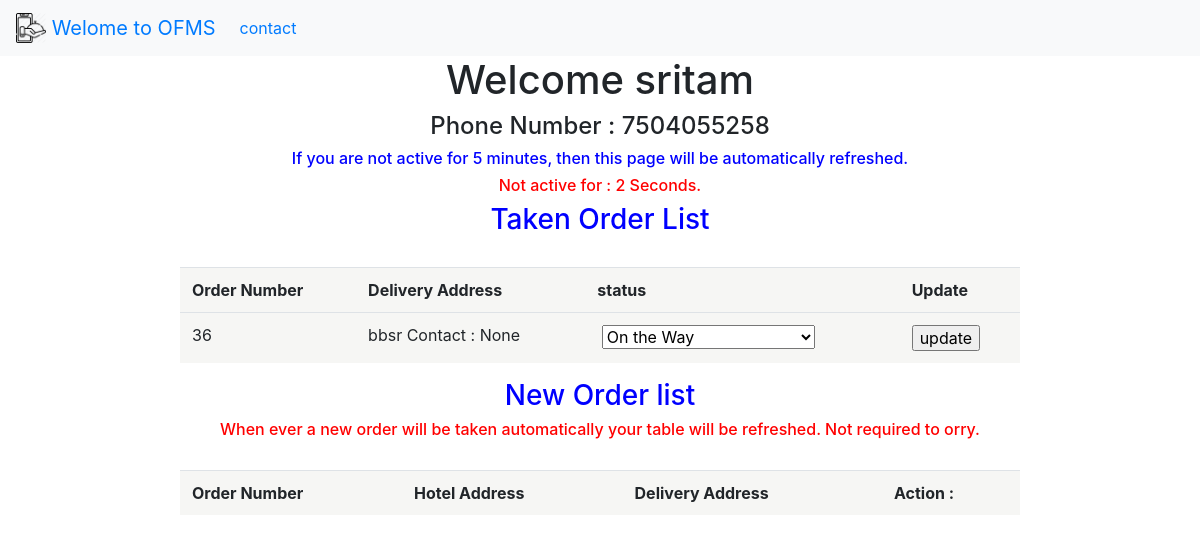
The app's page /delivaryboy/3/ with its own data.
### delivery/models.py (models this page shows, shortened)
class deliveryboy (models.Model):
	name=models.CharField(max_length=10)
	username=models.CharField(max_length=20)
	password=models.CharField(max_length=10)
	location=models.CharField(max_length=30)
	phoneno=models.CharField(max_length=15)
	currentorder =  models.ManyToManyField(Order)
	status = models . CharField ( max_length= 30 ,  default = 'picked', null = True , choices = [ [i,i] for i in  ['picked', 'on the way', 'delivered' ]]  )
	rating = models . IntegerField ( default = 0 )

### service/models.py (models this page shows, shortened)
class  Order ( models . Model ) :
	username = models . CharField ( max_length = 50 )
	hotel_id = models . CharField ( max_length = 20 )
	item_ids = models . CharField ( max_length = 500 )
	order_date = models . DateField ( default = datetime . now  )
	hotel_status = models . CharField ( max_length = 30 ,default='Please Wait for Hotel conformation !', choices = [ [i,i] for i in  ['cancel', 'accept', 'processing', 'cooking', 'packed', 'delivered', 'orderonhandofdelvboy', 'On the Way', 'iod', 'Delivered']])
	order_address = models . CharField ( max_length = 500 , default = 'None', null = True )
	user_hotel_reting = models . IntegerField ( null = True )
	user_delivery_boy_reting = models . IntegerField ( null = True )
	user_review = models . CharField ( max_length = 100 , null = True )

### delivery/views.py (the view)
def dborders ( request , id ):
	obj = deliveryboy . objects . filter ( id = id ) [ 0 ]
	objs = obj . currentorder . all ()
	return render ( request , 'db.html', { 'obj' : obj , 'orders' : objs })\

### delivery/templates/db.html (shortened to what this page needs)
{% extends 'base.html'%}
{% block myblock %}
	<h1 align="center">Welcome {{ obj.name }}</h1>
	<h4 align="center"> Phone Number : {{ obj.phoneno }}</h4>
	<h6 align="center" style="color: blue">If you are not active for 5 minutes, then this page will be automatically refreshed.</h6>
	<h6 align="center" id = 'x'><font color="red">Not active for : <font id = 'activetime'> 0  </font> Seconds.</font></h6>
	<h3 align="center" style="color: blue">Taken Order List</h3>
<table class="table" style="width: 70%; padding-top: -20%;" align="center">
	<tr>
		<th> Order Number </th>
	 	<th> Delivery Address </th>
		<th> status </th>
		<th> Update </th>
	</tr>
{% for rec in orders %}
	<tr>
		<td> {{ rec.id }} </td>
		<td> {{ rec.order_address }} </td>
	<form action="http://localhost:8000/deliveryboy/{{obj.id}}/{{rec.id}}/update/" method="get">
		<td>	<label for="{{rec.id}}">   </label>
			{% if rec.hotel_status == 'orderonhandofdelvboy' or rec.hotel_status == 'On the Way' or rec.hotel_status == 'iod' or rec.hotel_status == 'Delivered'%}
			<select name = 'selected' id="{{ rec.id }}" class="mdb-select md-form colorful-select dropdown-primary"  >
			  <option value="On the Way" {% if rec.hotel_status == 'On the Way' %} selected="selected"{% endif %}>On the Way</option>
			{% else %}
				<font> Please wait untill hotel not delivered order to you.</font>
			{% endif %}
			</select>
			</td>
	<td>			<input type="submit" value = 'update'></input> </td>
	</form>
	</tr>
{% endfor %}
</table>
<h3 align="center" style="color: blue"> New Order list
<h6 align="center" style="color: red">When ever a new order will be taken automatically your table will be refreshed. Not required to orry.</h6>
<div id = 'dynamic'>
	<table class="table" style="width: 70%; padding-top: -20%;" align="center">
		<tr>
			<th> Order Number </th>
		 	<th> Hotel Address </th>
			<th> Delivery Address </th>
			<th> Action :  </th>
		</tr>
	</table>
	</div>
{% endblock %}

### delivery/templates/db.html (style rules this page uses)
table { background-color: #f6f6f4; margin: 30px auto; border-collapse: separate; border-spacing: 0; }

### records on screen
deliveryboy: name "sritam", phoneno "7504055258"
Order: id "36", order_address "bbsr Contact : None", selected "On the Way"
